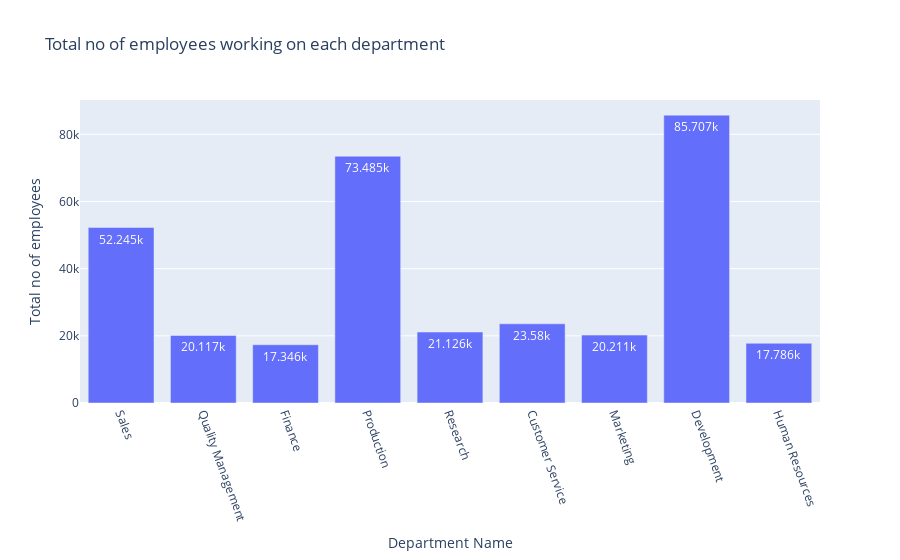

Notebook code for this chart:
### Code cell
# Create interactive bar plot
fig = px.bar(
    df1,
    x='dept_name',
    y='Total no of employees',
    title='Total no of employees working on each department',
    labels={'dept_name': 'Department Name', 'Total employees': 'Total no of employees'},
    text_auto=True
)

# Customize layout (optional)
fig.update_layout(
    height=500,
    xaxis_title='Department Name',
    yaxis_title='Total no of employees',
    xaxis=dict(tickangle=70)  # Rotating x-axis labels
)

# Show interactive plot
fig.show()

### Figure 1 — Plotly figure (JSON) as saved in the notebook; plotly's stock layout.template omitted (floating-point values rounded to 4 significant figures)
{"data": [{"alignmentgroup": "True", "hovertemplate": "Department Name=%{x}<br>Total no of employees=%{y}<extra></extra>", "legendgroup": "", "marker": {"color": "#636efa", "pattern": {"shape": ""}}, "name": "", "offsetgroup": "", "orientation": "v", "showlegend": false, "textposition": "auto", "texttemplate": "%{y}", "type": "bar", "x": ["Sales", "Quality Management", "Finance", "Production", "Research", "Customer Service", "Marketing", "Development", "Human Resources"], "xaxis": "x", "y": [52245, 20117, 17346, 73485, 21126, 23580, 20211, 85707, 17786], "yaxis": "y"}], "layout": {"autosize": true, "barmode": "relative", "legend": {"tracegroupgap": 0}, "title": {"text": "Total no of employees working on each department"}, "xaxis": {"anchor": "y", "autorange": true, "domain": [0, 1], "range": [-0.5, 8.5], "tickangle": 70, "title": {"text": "Department Name"}, "type": "category"}, "yaxis": {"anchor": "x", "autorange": true, "domain": [0, 1], "range": [0, 90220.0], "title": {"text": "Total no of employees"}, "type": "linear"}}}
